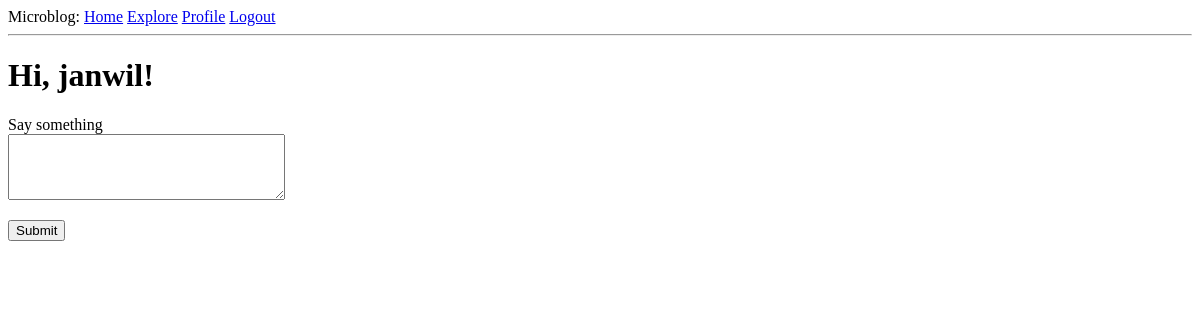
Before: /index (signed in) with the older database file.
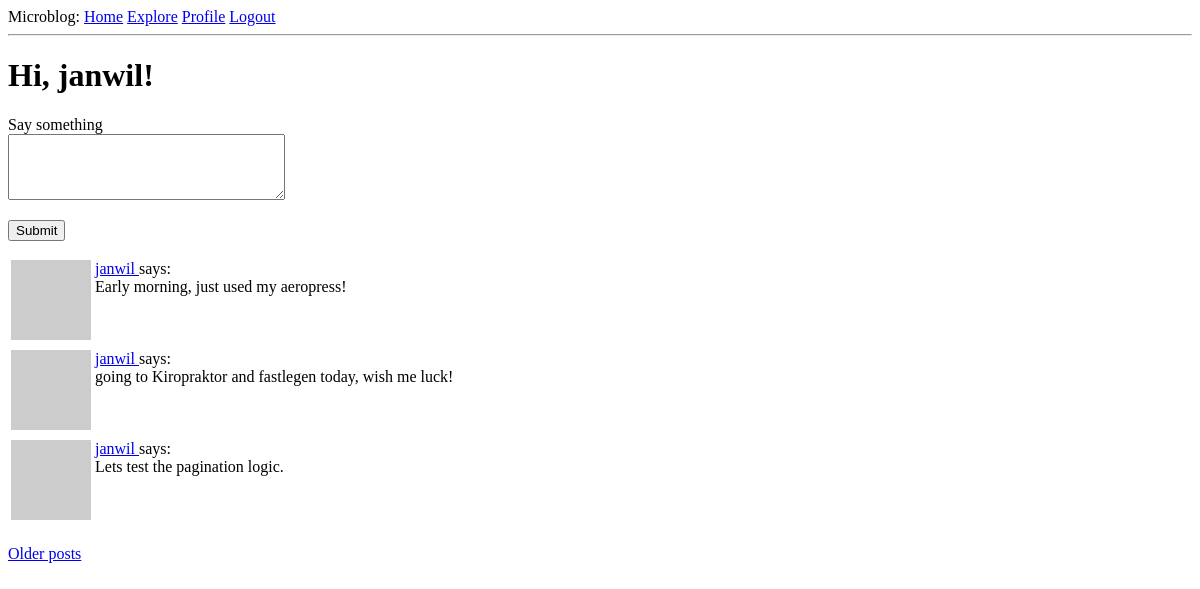
After: the same page with the newer database file.
### app/models.py (models this page shows, shortened)
class User(UserMixin,db.Model):
    id: so.Mapped[int] = so.mapped_column(primary_key=True)
    username: so.Mapped[str] = so.mapped_column(sa.String(64), index=True,unique=True)
    email: so.Mapped[str] = so.mapped_column(sa.String(120),index=True, unique=True)
    password_hash: so.Mapped[Optional[str]] = so.mapped_column(sa.String(256))
    posts: so.WriteOnlyMapped['Post'] = so.relationship(back_populates='author')
    about_me: so.Mapped[Optional[str]] = so.mapped_column(sa.String(140))
    last_seen: so.Mapped[Optional[datetime]] = so.mapped_column(default=lambda: datetime.now(timezone.utc))
    following: so.WriteOnlyMapped['User'] = so.relationship(secondary=followers,primaryjoin=(followers.c.follower_id == id),
                                                            secondaryjoin=(followers.c.followed_id == id),
                                                            back_populates='followers')
    followers: so.WriteOnlyMapped['User'] = so.relationship(secondary=followers,primaryjoin=(followers.c.followed_id == id),
                                                            secondaryjoin=(followers.c.follower_id == id),
                                                            back_populates='following')
    def avatar(self,size):
        digest = md5(self.email.lower().encode('utf-8')).hexdigest()
        return f'https://www.gravatar.com/avatar/{digest}?d=identicon&s={size}'
    def following_posts(self):
        Author = so.aliased(User)
        Follower = so.aliased(User)
        return (
            sa.select(Post)
            .join(Post.author.of_type(Author))
            .join(Author.followers.of_type(Follower),isouter=True)
            .where(sa.or_(
                Follower.id == self.id,
                Author.id == self.id,
            ))
            .group_by(Post)
            .order_by(Post.timestamp.desc())
        )

class Post(db.Model):
    id: so.Mapped[int] = so.mapped_column(primary_key=True)
    body: so.Mapped[str] = so.mapped_column(sa.String(140))
    timestamp: so.Mapped[datetime] = so.mapped_column(index=True, default=lambda: datetime.now(timezone.utc))
    user_id: so.Mapped[int] = so.mapped_column(sa.ForeignKey(User.id),index=True)
    author: so.Mapped[User] = so.relationship(back_populates='posts')

### app/routes.py (the view)
@app.route('/',methods=['GET','POST'])
@app.route('/index',methods=['GET','POST'])
@login_required
def index():
    form=PostForm()
    if form.validate_on_submit():
        post = Post(body=form.post.data,author=current_user) # type: ignore
        db.session.add(post)
        db.session.commit()
        flash ('Your post is now live!')
        return redirect(url_for('index'))
    page = request.args.get('page',1,type=int)
    posts = db.paginate(current_user.following_posts(),page = page,per_page=app.config['POSTS_PER_PAGE'],error_out=False)
    next_url = url_for('index',page=posts.next_num) \
        if posts.has_next else None
    prev_url = url_for('index',page=posts.prev_num) \
        if posts.has_prev else None
    return render_template('index.html',title='Home',posts=posts.items,form=form,next_url=next_url,prev_url=prev_url)

### app/forms.py
class PostForm(FlaskForm):
    post = TextAreaField('Say something',validators=[DataRequired(),Length(min=1,max=140)])
    submit = SubmitField('Submit')

### app/models.py (called while the page is built)
@login.user_loader
def load_user(id):
    return db.session.get(User,int(id))

### app/routes.py (called while the page is built)
@app.before_request
def before_request():
    if current_user.is_authenticated:
        current_user.last_seen = datetime.now(timezone.utc)
        db.session.commit()

### app/templates/index.html (shortened to what this page needs)
{% extends "base.html" %}
{% block content %}
        <h1>Hi, {{ current_user.username }}!</h1>
        {% if form %}
        <form action="" method="post">
            <p>
                {{ form.post.label }}<br>
                {{ form.post(cols=32, rows=4) }}<br>
            </p>
            <p>{{ form.submit }}</p>
        </form>
        {% endif %}
        {% for post in posts %}
            {% include '_post.html' %}
        {% endfor %}
        <br>
        {% if next_url %}
        <a href="{{ next_url }}">Older posts</a>
        {% endif %}
{% endblock %}

### app/templates/base.html (shortened to what this page needs)
<!doctype html>
<html>
    <head>
    </head>
    <body>
        <div>Microblog:
            <a href="{{ url_for('index') }}">Home</a>
            <a href="{{ url_for('explore') }}">Explore</a>
            {% if current_user.is_anonymous %}
            <a href="{{url_for('login') }}">Login</a>
            {% else %}
            <a href="{{ url_for('user', username=current_user.username) }}">Profile</a>
            <a href="{{ url_for('logout') }}">Logout</a>
            {% endif %}
        </div>
        <hr>
        {% block content %}{% endblock %}
    </body>
</html>

### app/templates/_post.html
<table>
    <tr valign="top">
        <td><img src="{{ post.author.avatar(36)}}"></td>
        <td>
            <a href="{{ url_for('user', username=post.author.username) }}">
            {{ post.author.username }}
            </a>
            says:<br>{{ post.body }}
        </td>
    </tr>
</table>

Changed rows visible on the page:
added Post: author.username "janwil", body "Early morning, just used my aeropress!"
added Post: author.username "janwil", body "going to Kiropraktor and fastlegen today, wish me luck!"
added Post: author.username "janwil", body "Lets test the pagination logic."
Other visible differences:
text now shown: "Older posts"
